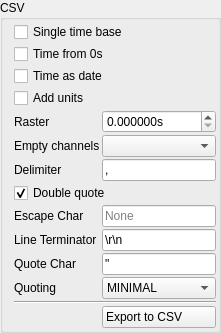
            <widget class="QGroupBox" name="groupBox_3">
             <property name="title">
              <string>CSV</string>
             </property>
             <layout class="QGridLayout" name="gridLayout_6" columnstretch="1,0,0">
              <property name="topMargin">
               <number>2</number>
              </property>
              <property name="rightMargin">
               <number>2</number>
              </property>
              <property name="bottomMargin">
               <number>2</number>
              </property>
              <property name="spacing">
               <number>2</number>
              </property>
              <item row="1" column="0" colspan="3">
               <widget class="QCheckBox" name="time_from_zero_bus">
                <property name="text">
                 <string>Time from 0s</string>
                </property>
               </widget>
              </item>
              <item row="11" column="2">
               <widget class="QLineEdit" name="quotechar_bus">
                <property name="text">
                 <string>&quot;</string>
                </property>
                <property name="maxLength">
                 <number>1</number>
                </property>
               </widget>
              </item>
              <item row="4" column="2">
               <widget class="QDoubleSpinBox" name="export_raster_bus">
                <property name="suffix">
                 <string>s</string>
                </property>
                <property name="decimals">
                 <number>6</number>
                </property>
               </widget>
              </item>
              <item row="3" column="0" colspan="3">
               <widget class="QCheckBox" name="add_units_bus">
                <property name="text">
                 <string>Add units</string>
                </property>
               </widget>
              </item>
              <item row="0" column="0" colspan="3">
               <widget class="QCheckBox" name="single_time_base_bus">
                <property name="text">
                 <string>Single time base</string>
                </property>
               </widget>
              </item>
              <item row="2" column="0" colspan="3">
               <widget class="QCheckBox" name="bus_time_as_date">
                <property name="text">
                 <string>Time as date</string>
                </property>
               </widget>
              </item>
              <item row="7" column="0" colspan="3">
               <widget class="QCheckBox" name="doublequote_bus">
                <property name="text">
                 <string>Double quote</string>
                </property>
                <property name="checked">
                 <bool>true</bool>
                </property>
               </widget>
              </item>
              <item row="6" column="0">
               <widget class="QLabel" name="label_8">
                <property name="text">
                 <string>Delimiter</string>
                </property>
               </widget>
              </item>
              <item row="10" column="0" colspan="2">
               <widget class="QLabel" name="label_11">
                <property name="text">
                 <string>Line Terminator</string>
                </property>
               </widget>
              </item>
              <item row="4" column="0">
               <widget class="QLabel" name="label_23">
                <property name="text">
                 <string>Raster</string>
                </property>
               </widget>
              </item>
              <item row="8" column="2">
               <widget class="QLineEdit" name="escapechar_bus">
                <property name="inputMask">
                 <string/>
                </property>
                <property name="maxLength">
                 <number>1</number>
                </property>
                <property name="placeholderText">
                 <string>None</string>
                </property>
               </widget>
              </item>
              <item row="10" column="2">
               <widget class="QLineEdit" name="lineterminator_bus">
                <property name="text">
                 <string>\r\n</string>
                </property>
               </widget>
              </item>
              <item row="12" column="2">
               <widget class="QComboBox" name="quoting_bus">
                <property name="currentIndex">
                 <number>1</number>
                </property>
                <item>
                 <property name="text">
                  <string>ALL</string>
                 </property>
                </item>
                <item>
                 <property name="text">
                  <string>MINIMAL</string>
                 </property>
                </item>
                <item>
                 <property name="text">
                  <string>NONNUMERIC</string>
                 </property>
                </item>
                <item>
                 <property name="text">
                  <string>NONE</string>
                 </property>
                </item>
               </widget>
              </item>
              <item row="11" column="0">
               <widget class="QLabel" name="label_10">
                <property name="text">
                 <string>Quote Char</string>
                </property>
               </widget>
              </item>
              <item row="13" column="0" colspan="3">
               <widget class="Line" name="line_13">
                <property name="orientation">
                 <enum>Qt::Horizontal</enum>
                </property>
               </widget>
              </item>
              <item row="6" column="2">
               <widget class="QLineEdit" name="delimiter_bus">
                <property name="text">
                 <string>,</string>
                </property>
                <property name="maxLength">
                 <number>1</number>
                </property>
                <property name="clearButtonEnabled">
                 <bool>false</bool>
                </property>
               </widget>
              </item>
              <item row="5" column="0" colspan="2">
               <widget class="QLabel" name="label_25">
                <property name="text">
                 <string>Empty channels</string>
                </property>
               </widget>
              </item>
              <item row="12" column="0">
               <widget class="QLabel" name="label_7">
                <property name="text">
                 <string>Quoting</string>
                </property>
               </widget>
              </item>
              <item row="8" column="0">
               <widget class="QLabel" name="label_9">
                <property name="text">
                 <string>Escape Char</string>
                </property>
               </widget>
              </item>
              <item row="14" column="2">
               <widget class="QPushButton" name="extract_bus_csv_btn">
                <property name="text">
                 <string>Export to CSV         </string>
                </property>
                <property name="icon">
                 <iconset resource="resource.qrc">
                  <normaloff>:/csv.png</normaloff>:/csv.png</iconset>
                </property>
               </widget>
              </item>
              <item row="5" column="2">
               <widget class="QComboBox" name="empty_channels_bus"/>
              </item>
             </layout>
            </widget>
